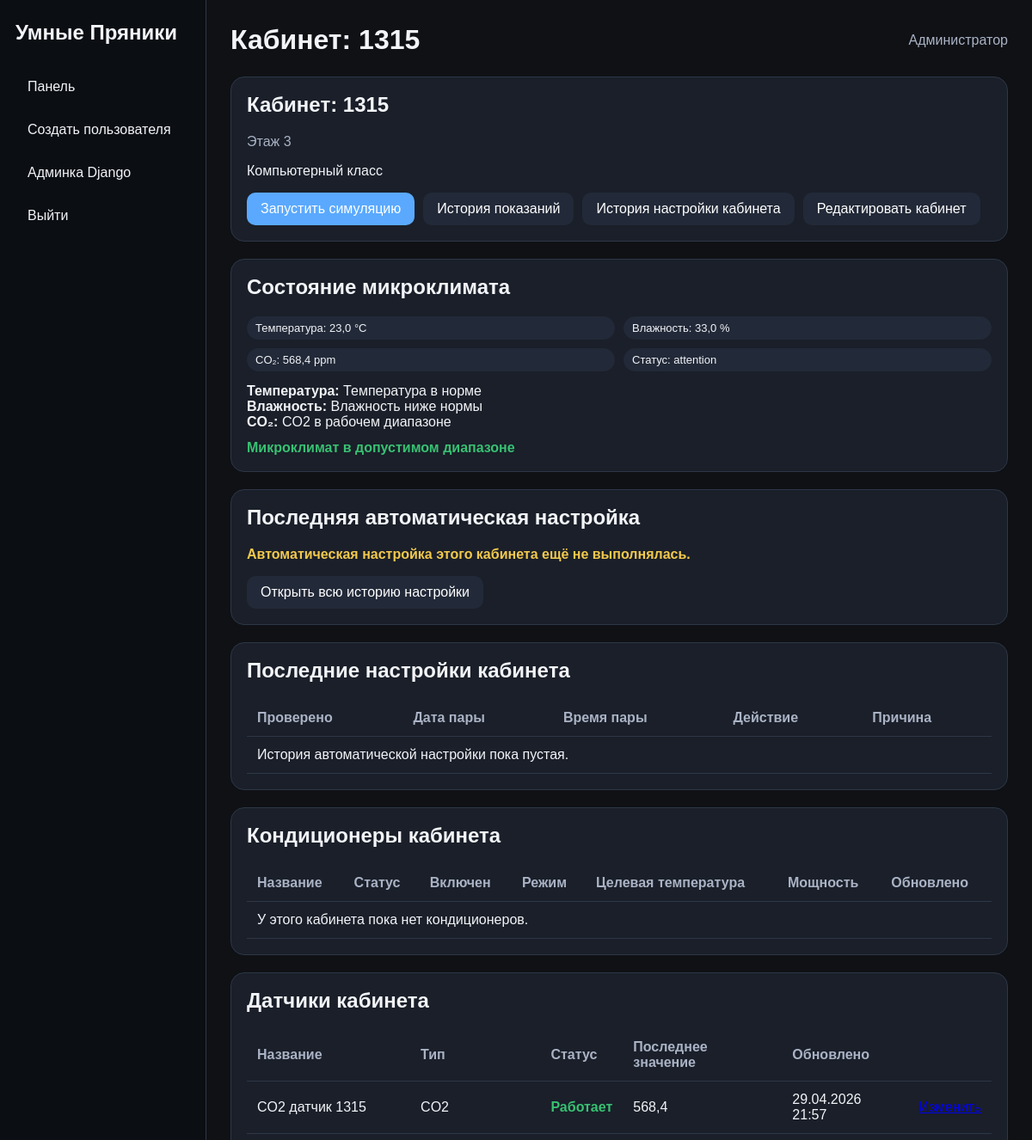
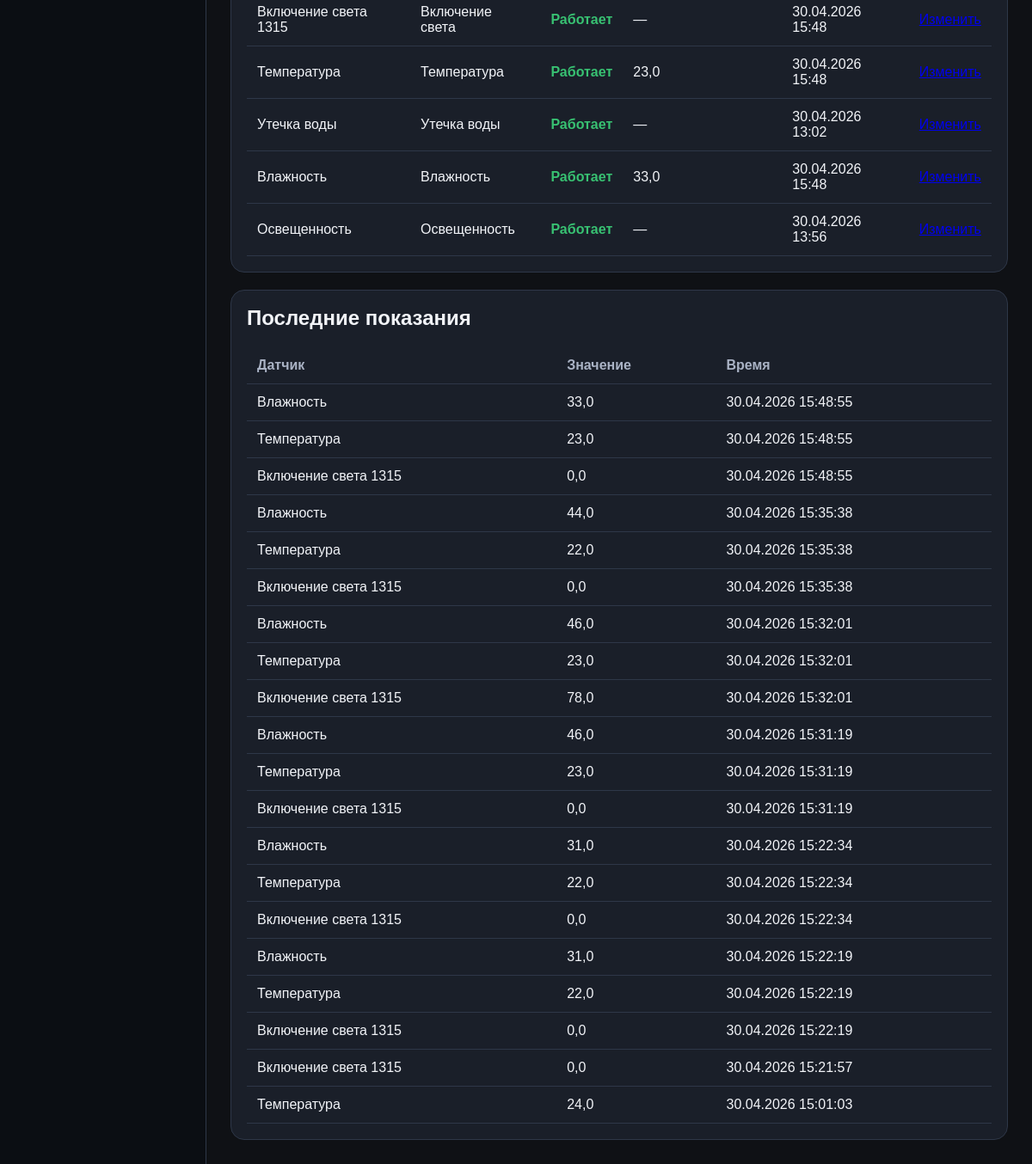
The app's page /dashboard/room/1/ (signed in) with its own data (2 pictures, top to bottom).
### university/models.py (models this page shows, shortened)
class Room(models.Model):
    name = models.CharField("Название кабинета", max_length=50)
    floor = models.IntegerField("Этаж")
    chairs = models.IntegerField("Количество стульев", default=0)
    desks = models.IntegerField("Количество парт", default=0)
    computers = models.IntegerField("Количество компьютеров", default=0)
    windows = models.IntegerField("Количество окон", default=0)
    description = models.TextField("Описание кабинета", blank=True)
    window_open = models.BooleanField("Окна открыты", default=False)
    conditioners = models.IntegerField("Количество кондиционеров", default=0)
    class Meta:
        verbose_name = "Кабинет"
        verbose_name_plural = "Кабинеты"

class Sensor(models.Model):
    STATUS_CHOICES = [
        ("active", "Работает"),
        ("error", "Ошибка"),
        ("disabled", "Выключен"),
    ]
    room = models.ForeignKey(
        Room,
        verbose_name="Кабинет",
        on_delete=models.CASCADE,
    )
    sensor_type = models.ForeignKey(
        SensorType,
        verbose_name="Тип датчика",
        on_delete=models.CASCADE,
    )
    name = models.CharField("Название датчика", max_length=100)
    status = models.CharField(
        "Статус",
        max_length=20,
        choices=STATUS_CHOICES,
        default="active",
    )
    last_value = models.FloatField("Последнее значение", null=True, blank=True)
    last_updated = models.DateTimeField("Время последнего обновления", auto_now=True)
    class Meta:
        verbose_name = "Датчик"
        verbose_name_plural = "Датчики"

class SensorType(models.Model):
    name = models.CharField("Название типа датчика", max_length=100)
    class Meta:
        verbose_name = "Тип датчика"
        verbose_name_plural = "Типы датчиков"

class SensorData(models.Model):
    sensor = models.ForeignKey(
        Sensor,
        verbose_name="Датчик",
        on_delete=models.CASCADE,
    )
    value = models.FloatField("Значение")
    created_at = models.DateTimeField("Время записи", auto_now_add=True)
    class Meta:
        verbose_name = "Показание датчика"
        verbose_name_plural = "Показания датчиков"
        ordering = ("-created_at",)

### university/views.py (the view)
# urls.py: path("dashboard/room/<int:room_id>/", views.room_detail, name="room_detail"),
@moderator_or_admin_required
def room_detail(request, room_id):
    room = get_object_or_404(
        Room.objects.prefetch_related(
            "sensor_set__sensor_type",
            "conditioner_set",
        ),
        pk=room_id,
    )
    sensors = room.sensor_set.all()
    conditioners = room.conditioner_set.all()
    latest_data = (
        SensorData.objects
        .filter(sensor__room=room)
        .select_related("sensor", "sensor__sensor_type")
        .order_by("-created_at")[:20]
    )
    climate_snapshot = get_room_climate_snapshot(room)
    last_climate_log = (
        ClimateActionLog.objects
        .filter(room=room)
        .order_by("-created_at")
        .first()
    )
    climate_logs = (
        ClimateActionLog.objects
        .filter(room=room)
        .order_by("-created_at")[:5]
    )
    context = {
        "room": room,
        "sensors": sensors,
        "conditioners": conditioners,
        "latest_data": latest_data,
        "climate_snapshot": climate_snapshot,
        "last_climate_log": last_climate_log,
        "climate_logs": climate_logs,
        "title": f"Кабинет: {room.name}",
    }
    return render(request, "dashboard/room_detail.html", context)

### university/climate_rules.py (called while the page is built)
def evaluate_temperature(value):
    if value is None:
        return {"status": "no_data", "reason": "Нет данных по температуре"}
    if value < SANPIN_LIMITS["temperature"]["min"]:
        return {"status": "low", "reason": "Температура ниже нормы"}
    if value > SANPIN_LIMITS["temperature"]["max"]:
        return {"status": "high", "reason": "Температура выше нормы"}
    return {"status": "ok", "reason": "Температура в норме"}

def evaluate_humidity(value):
    if value is None:
        return {"status": "no_data", "reason": "Нет данных по влажности"}
    if value < SANPIN_LIMITS["humidity"]["min"]:
        return {"status": "low", "reason": "Влажность ниже нормы"}
    if value > SANPIN_LIMITS["humidity"]["max"]:
        return {"status": "high", "reason": "Влажность выше нормы"}
    return {"status": "ok", "reason": "Влажность в норме"}

def evaluate_co2(value):
    if value is None:
        return {"status": "no_data", "reason": "Нет данных по CO2"}
    if value >= SANPIN_LIMITS["co2"]["critical"]:
        return {"status": "critical", "reason": "Высокий CO2, выраженная духота"}
    if value >= SANPIN_LIMITS["co2"]["warning"]:
        return {"status": "warning", "reason": "CO2 повышен, желательно проветривание"}
    return {"status": "ok", "reason": "CO2 в рабочем диапазоне"}

### university/climate_services.py (called while the page is built)
def _normalize_sensor_type_name(name):
    return (name or "").strip().lower()

def get_room_sensor_value(room, allowed_names):
    sensors = (
        Sensor.objects
        .select_related("sensor_type")
        .filter(room=room, status="active")
        .order_by("-last_updated")
    )
    for item in sensors:
        sensor_type_name = _normalize_sensor_type_name(item.sensor_type.name)
        if sensor_type_name in allowed_names:
            return item.last_value
    return None

def get_room_climate_snapshot(room):
    temperature = get_room_sensor_value(room, TEMPERATURE_SENSOR_NAMES)
    humidity = get_room_sensor_value(room, HUMIDITY_SENSOR_NAMES)
    co2 = get_room_sensor_value(room, CO2_SENSOR_NAMES)
    summary = build_comfort_summary(
        temperature_value=temperature,
        humidity_value=humidity,
        co2_value=co2,
    )
    return {
        "room": room,
        "temperature": temperature,
        "humidity": humidity,
        "co2": co2,
        "summary": summary,
    }

### university/templates/dashboard/room_detail.html (shortened to what this page needs)
{% extends "dashboard/base.html" %}
{% block content %}
<div class="card">
    <h2>Кабинет: {{ room.name }}</h2>
    <p class="muted">Этаж {{ room.floor }}</p>
    {% if room.description %}
        <p>{{ room.description }}</p>
    {% else %}
        <p class="muted">Описание кабинета не указано.</p>
    {% endif %}
    <div class="actions" style="display: flex; gap: 10px; flex-wrap: wrap; margin-top: 16px;">
        <a class="btn" href="{% url 'university:room_simulate' room.id %}">
            Запустить симуляцию
        </a>
        <a class="btn btn-secondary" href="{% url 'university:room_history' room.id %}">
            История показаний
        </a>
        <a class="btn btn-secondary" href="/admin/university/climateactionlog/?room__id__exact={{ room.id }}">
            История настройки кабинета
        </a>
        <a class="btn btn-secondary" href="/admin/university/room/{{ room.id }}/change/">
            Редактировать кабинет
        </a>
    </div>
</div>
<div class="card" style="margin-top: 20px;">
    <h2>Состояние микроклимата</h2>
    <div class="room-meta">
        <div class="pill">
            Температура: {{ climate_snapshot.temperature|default:"—" }} °C
        </div>
        <div class="pill">
            Влажность: {{ climate_snapshot.humidity|default:"—" }} %
        </div>
        <div class="pill">
            CO₂: {{ climate_snapshot.co2|default:"—" }} ppm
        </div>
        <div class="pill">
            Статус: {{ climate_snapshot.summary.status|default:"—" }}
        </div>
    </div>
    <div style="margin-top: 14px;">
        <div>
            <strong>Температура:</strong>
            {{ climate_snapshot.summary.temperature.reason|default:"Нет данных" }}
        </div>
        <div>
            <strong>Влажность:</strong>
            {{ climate_snapshot.summary.humidity.reason|default:"Нет данных" }}
        </div>
        <div>
            <strong>CO₂:</strong>
            {{ climate_snapshot.summary.co2.reason|default:"Нет данных" }}
        </div>
    </div>
    {% if climate_snapshot.summary.needs_ventilation %}
        <div style="margin-top: 12px;" class="status-error">
            Требуется проветривание
        </div>
    {% elif climate_snapshot.summary.too_hot %}
        <div style="margin-top: 12px;" class="status-error">
            В кабинете жарко
        </div>
    {% elif climate_snapshot.summary.too_cold %}
        <div style="margin-top: 12px;" class="status-disabled">
            В кабинете холодно
        </div>
    {% else %}
        <div style="margin-top: 12px;" class="status-active">
            Микроклимат в допустимом диапазоне
        </div>
    {% endif %}
</div>
<div class="card" style="margin-top: 20px;">
    <h2>Последняя автоматическая настройка</h2>
    {% if last_climate_log %}
        <div class="room-meta">
            <div class="pill">
                Дата пары: {{ last_climate_log.lesson_date|date:"d.m.Y" }}
            </div>
            <div class="pill">
                Время пары: {{ last_climate_log.lesson_time|time:"H:i" }}
            </div>
            <div class="pill">
                Действие: {{ last_climate_log.get_action_display }}
            </div>
            <div class="pill">
                Проверено: {{ last_climate_log.created_at|date:"d.m.Y H:i" }}
            </div>
        </div>
        <div style="margin-top: 14px;">
            <strong>Проверенные показатели и причина решения:</strong>
            <p style="margin-top: 8px;">
                {{ last_climate_log.reason }}
            </p>
        </div>
    {% else %}
        <div class="status-disabled" style="margin-top: 12px;">
            Автоматическая настройка этого кабинета ещё не выполнялась.
        </div>
    {% endif %}
    <div class="actions" style="display: flex; gap: 10px; flex-wrap: wrap; margin-top: 16px;">
        <a class="btn btn-secondary" href="/admin/university/climateactionlog/?room__id__exact={{ room.id }}">
            Открыть всю историю настройки
        </a>
    </div>
</div>
<div class="card" style="margin-top: 20px;">
    <h2>Последние настройки кабинета</h2>
    <table>
        <thead>
            <tr>
                <th>Проверено</th>
                <th>Дата пары</th>
                <th>Время пары</th>
                <th>Действие</th>
                <th>Причина</th>
            </tr>
        </thead>
        <tbody>
            {% for log in climate_logs %}
                <tr>
                    <td>{{ log.created_at|date:"d.m.Y H:i" }}</td>
                    <td>{{ log.lesson_date|date:"d.m.Y" }}</td>
                    <td>{{ log.lesson_time|time:"H:i" }}</td>
                    <td>{{ log.get_action_display }}</td>
                    <td>{{ log.reason }}</td>
                </tr>
            {% empty %}
                <tr>
                    <td colspan="5">
                        История автоматической настройки пока пустая.
                    </td>
                </tr>
            {% endfor %}
        </tbody>
    </table>
</div>
<div class="card" style="margin-top: 20px;">
    <h2>Кондиционеры кабинета</h2>
    <table>
        <thead>
            <tr>
                <th>Название</th>
                <th>Статус</th>
                <th>Включен</th>
                <th>Режим</th>
                <th>Целевая температура</th>
                <th>Мощность</th>
                <th>Обновлено</th>
            </tr>
        </thead>
        <tbody>
            {% for conditioner in conditioners %}
                <tr>
                    <td>{{ conditioner.name }}</td>
                    <td>
                        {% if conditioner.status == "active" %}
                            <span class="status-active">Работает</span>
                        {% elif conditioner.status == "error" %}
                            <span class="status-error">Ошибка</span>
                        {% else %}
                            <span class="status-disabled">Выключен</span>
                        {% endif %}
                    </td>
                    <td>{{ conditioner.enabled|yesno:"Да,Нет" }}</td>
                    <td>{{ conditioner.get_mode_display }}</td>
                    <td>{{ conditioner.target_temperature|default:"—" }}</td>
                    <td>{{ conditioner.power }}</td>
                    <td>{{ conditioner.last_updated|date:"d.m.Y H:i" }}</td>
                </tr>
            {% empty %}
                <tr>
                    <td colspan="7">
                        У этого кабинета пока нет кондиционеров.
                    </td>
                </tr>
            {% endfor %}
        </tbody>
    </table>
</div>
<div class="card" style="margin-top: 20px;">
    <h2>Датчики кабинета</h2>
    <table>
        <thead>
            <tr>
                <th>Название</th>
                <th>Тип</th>
                <th>Статус</th>
                <th>Последнее значение</th>
                <th>Обновлено</th>
                <th></th>
            </tr>
        </thead>
        <tbody>
            {% for sensor in sensors %}
                <tr>
                    <td>{{ sensor.name }}</td>
                    <td>{{ sensor.sensor_type.name }}</td>
                    <td>
                        {% if sensor.status == "active" %}
                            <span class="status-active">Работает</span>
                        {% elif sensor.status == "error" %}
                            <span class="status-error">Ошибка</span>
                        {% else %}
                            <span class="status-disabled">Выключен</span>
                        {% endif %}
                    </td>
                    <td>{{ sensor.last_value|default:"—" }}</td>
                    <td>{{ sensor.last_updated|date:"d.m.Y H:i" }}</td>
                    <td>
                        <a href="/admin/university/sensor/{{ sensor.id }}/change/">
                        </a>
                    </td>
                </tr>
            {% empty %}
                <tr>
                    <td colspan="6">
                        У этого кабинета пока нет датчиков.
                    </td>
                </tr>
            {% endfor %}
        </tbody>
    </table>
</div>
<div class="card" style="margin-top: 20px;">
    <h2>Последние показания</h2>
    <table>
        <thead>
            <tr>
                <th>Датчик</th>
                <th>Значение</th>
                <th>Время</th>
            </tr>
        </thead>
        <tbody>
            {% for item in latest_data %}
                <tr>
                    <td>{{ item.sensor.name }}</td>
                    <td>{{ item.value }}</td>
                    <td>{{ item.created_at|date:"d.m.Y H:i:s" }}</td>
                </tr>
            {% empty %}
                <tr>
                    <td colspan="3">
                        История показаний пока пустая.
                    </td>
                </tr>
            {% endfor %}
        </tbody>
    </table>
</div>
{% endblock %}

### university/templates/dashboard/base.html (style rules this page uses)
:root { --bg: #0f1115; --card: #1a1f29; --card-2: #222938; --text: #f2f4f8; --muted: #aab3c5; --accent: #5aa9ff; --ok: #38c172; --warn: #f2c94c; --bad: #ff6b6b; --border: #2e3748; }
* { box-sizing: border-box; }
body { margin: 0; font-family: Arial, sans-serif; background: var(--bg); color: var(--text); }
.card { background: var(--card); border: 1px solid var(--border); border-radius: 16px; padding: 18px; }
.card h3, .card h2, .card h1 { margin-top: 0; }
.muted { color: var(--muted); }
.btn { display: inline-block; padding: 10px 16px; border-radius: 10px; background: var(--accent); color: white; text-decoration: none; border: none; cursor: pointer; }
.btn-secondary { background: var(--card-2); }
.actions { display: flex; gap: 10px; flex-wrap: wrap; margin-top: 12px; }
table { width: 100%; border-collapse: collapse; margin-top: 14px; }
th, td { padding: 12px; border-bottom: 1px solid var(--border); text-align: left; }
th { color: var(--muted); }
.status-active { color: var(--ok); font-weight: 700; }
.status-disabled { color: var(--warn); font-weight: 700; }
.room-meta { display: grid; grid-template-columns: repeat(2, 1fr); gap: 10px; margin-top: 12px; }
.pill { display: inline-block; padding: 6px 10px; border-radius: 999px; background: var(--card-2); color: var(--text); font-size: 13px; }

### records on screen
Room: name "1315", floor "3", description "Компьютерный класс"
Sensor: temperature "23,0", name "Температура", sensor_type.name "Температура", status "Работает", last_value "23,0", last_updated "30.04.2026 15:48"
Sensor: humidity "33,0", name "Влажность", sensor_type.name "Влажность", status "Работает", last_value "33,0", last_updated "30.04.2026 15:48"
Sensor: co2 "568,4", name "CO2 датчик 1315", sensor_type.name "CO2", status "Работает", last_value "568,4", last_updated "29.04.2026 21:57"
Sensor: name "Включение света 1315", sensor_type.name "Включение света", status "Работает", last_value "—", last_updated "30.04.2026 15:48"
Sensor: name "Утечка воды", sensor_type.name "Утечка воды", status "Работает", last_value "—", last_updated "30.04.2026 13:02"
Sensor: name "Освещенность", sensor_type.name "Освещенность", status "Работает", last_value "—", last_updated "30.04.2026 13:56"
SensorData: sensor.name "Влажность", value "33,0", created_at "30.04.2026 15:48:55"
SensorData: sensor.name "Температура", value "23,0", created_at "30.04.2026 15:48:55"
SensorData: sensor.name "Включение света 1315", value "0,0", created_at "30.04.2026 15:48:55"
SensorData: sensor.name "Влажность", value "44,0", created_at "30.04.2026 15:35:38"
SensorData: sensor.name "Температура", value "22,0", created_at "30.04.2026 15:35:38"
SensorData: sensor.name "Включение света 1315", value "0,0", created_at "30.04.2026 15:35:38"
SensorData: sensor.name "Влажность", value "46,0", created_at "30.04.2026 15:32:01"
SensorData: sensor.name "Температура", value "23,0", created_at "30.04.2026 15:32:01"
SensorData: sensor.name "Включение света 1315", value "78,0", created_at "30.04.2026 15:32:01"
SensorData: sensor.name "Влажность", value "46,0", created_at "30.04.2026 15:31:19"
SensorData: sensor.name "Температура", value "23,0", created_at "30.04.2026 15:31:19"
SensorData: sensor.name "Включение света 1315", value "0,0", created_at "30.04.2026 15:31:19"
SensorData: sensor.name "Влажность", value "31,0", created_at "30.04.2026 15:22:34"
SensorData: sensor.name "Температура", value "22,0", created_at "30.04.2026 15:22:34"
SensorData: sensor.name "Включение света 1315", value "0,0", created_at "30.04.2026 15:22:34"
SensorData: sensor.name "Влажность", value "31,0", created_at "30.04.2026 15:22:19"
SensorData: sensor.name "Температура", value "22,0", created_at "30.04.2026 15:22:19"
SensorData: sensor.name "Включение света 1315", value "0,0", created_at "30.04.2026 15:22:19"
SensorData: sensor.name "Включение света 1315", value "0,0", created_at "30.04.2026 15:21:57"
SensorData: sensor.name "Температура", value "24,0", created_at "30.04.2026 15:01:03"

### other values on screen
{{ title|default:"Панель администратора" }} "Кабинет: 1315"
{{ climate_snapshot.summary.status|default:"—" }} "attention"
{{ climate_snapshot.summary.temperature.reason|default:"Нет данных" }} "Температура в норме"
{{ climate_snapshot.summary.humidity.reason|default:"Нет данных" }} "Влажность ниже нормы"
{{ climate_snapshot.summary.co2.reason|default:"Нет данных" }} "CO2 в рабочем диапазоне"
